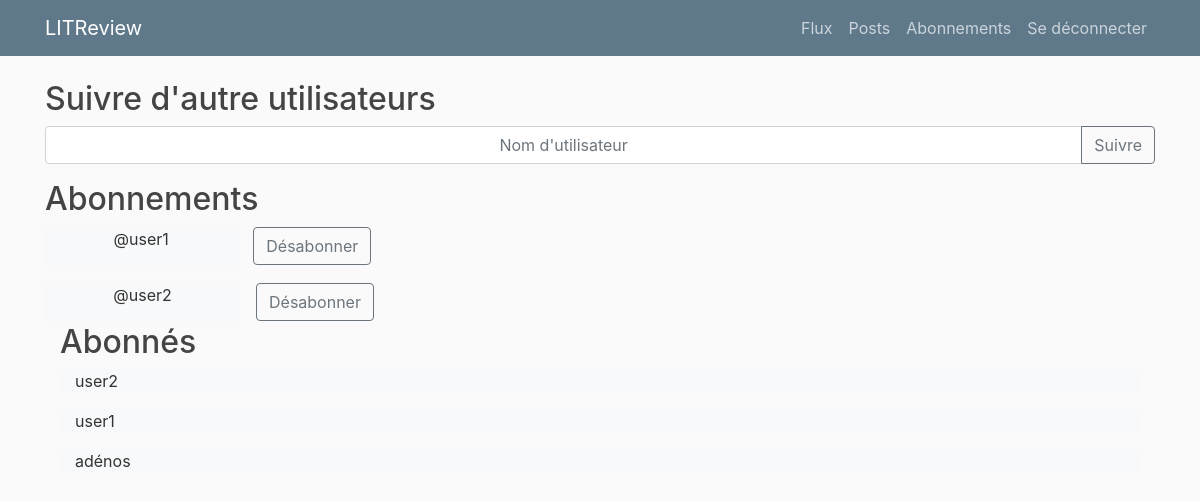
Screenshot of /subscribers/ (signed in) with the database file from the repository.
### accounts/models.py (models this page shows, shortened)
class UserFollows(models.Model):
    user = models.ForeignKey(
        to=settings.AUTH_USER_MODEL, on_delete=models.CASCADE, related_name="following"
    )
    followed_user = models.ForeignKey(
        to=settings.AUTH_USER_MODEL,
        on_delete=models.CASCADE,
        related_name="followed_by",
    )
    class Meta:
        unique_together = (
            "user",
            "followed_user",
        )

class CustomUser(AbstractUser):
    age = models.PositiveIntegerField(null=True, blank=True)

### pages/views.py (the view, shortened to what this page needs)
# urls.py: path("subscribers/", subscribers, name="subscribers"),
@login_required
def subscribers(request):
    followed_by = UserFollows.objects.filter(user=request.user)
    following = UserFollows.objects.filter(followed_user=request.user)
    context = {
        "followed_by": followed_by,
        "following": following
    }
    return render(request, "users/subscribers.html", context)

### templates/users/subscribers.html (shortened to what this page needs)
{% extends "base.html" %}
{% block content %}
<form method="post" class="form container">
    <div class="row">
        <h2> Suivre d'autre utilisateurs</h2>
        <div class="input-group mb-3">
            <input type="text" class="form-control" name="follow_user" placeholder="Nom d'utilisateur"
                style="text-align: center" aria-describedby="basic-addon2"">
            <div class=" input-group-append">
            <button class="btn btn-outline-secondary" value="Submit" type="submit">Suivre</button>
        </div>
    </div>
    <h2>Abonnements</h2>
    <div class="input-group mb-3">
        {% for user_followed in followed_by %}
        <div class="input-group-append">
            <div class="col-10 bg-light text-center">
                <p>@{{ user_followed.followed_user }}</p>
            </div>
            <div class="col-md-6">
                <a href="{% url 'unsubscribe' followed_by_id=user_followed.followed_user_id following_id=user_followed.user_id  %}"
                    onclick="return confirm(
                    'Êtes-vous sûr de supprimer cet abonnement ?');">
                    <button class="btn btn-outline-secondary" value="delete" type="button">Désabonner</button>
                </a>
            </div>
        </div>
    </div>
    {% endfor %}
    <h2>Abonnés</h2>
    {% for followers in following %}
    <div class="col-12 bg-light">
        <p>{{ followers.user }}</p>
    </div>
    {% endfor %}
</form>
{% endblock content %}

### static/css/style.css (style rules this page uses)
body { background: #fafafa; color: #333333; margin-top: 5rem; }
h1, h2, h3, h4, h5, h6 { color: #444444; }

### rows the page displays
UserFollows: followed_user "user1"
UserFollows: followed_user "user2"
UserFollows: user "user2"
UserFollows: user "user1"
UserFollows: user "adénos"
